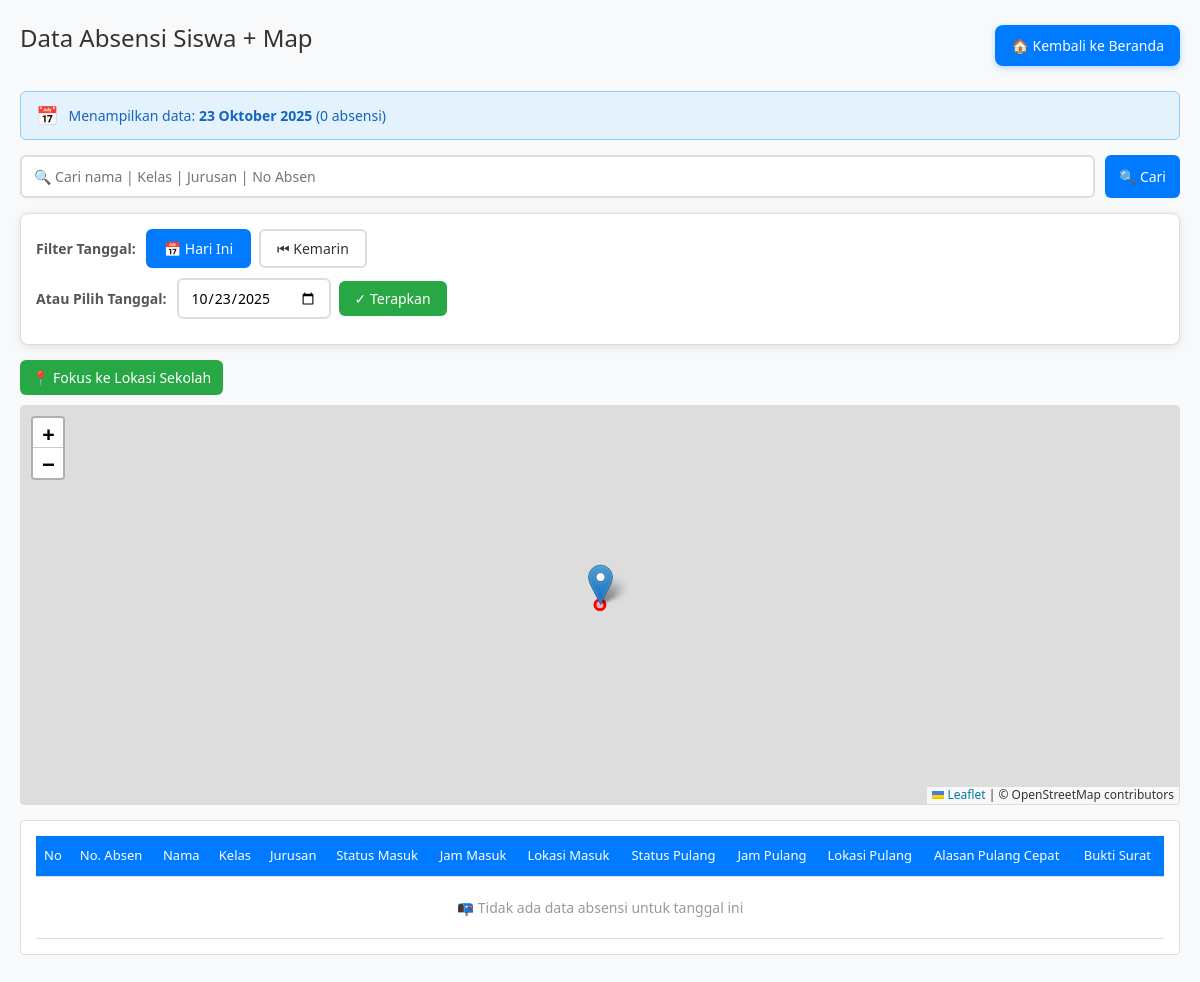
/admin/absensi_map (signed in), run on an earlier commit of the app's database.
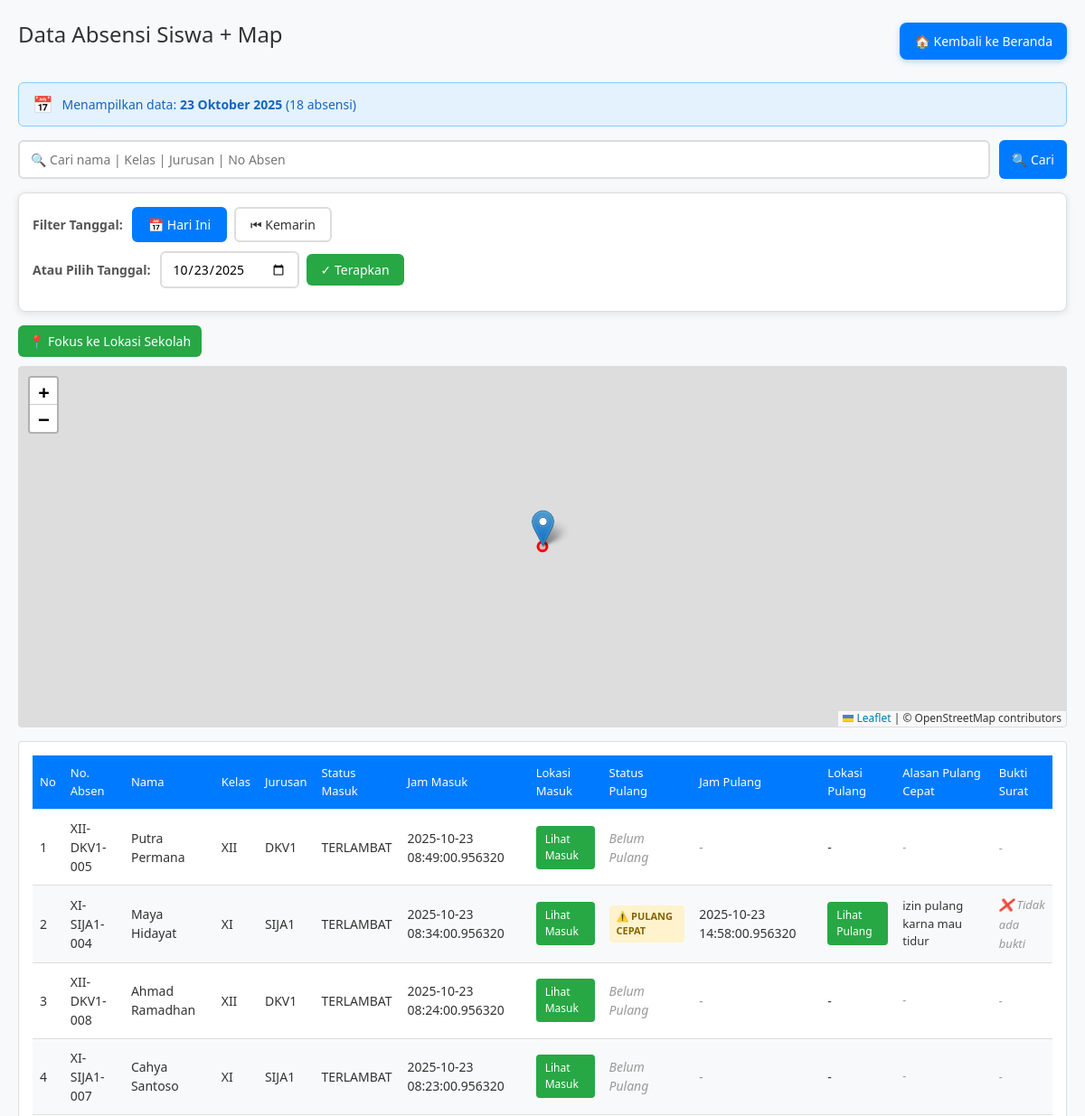
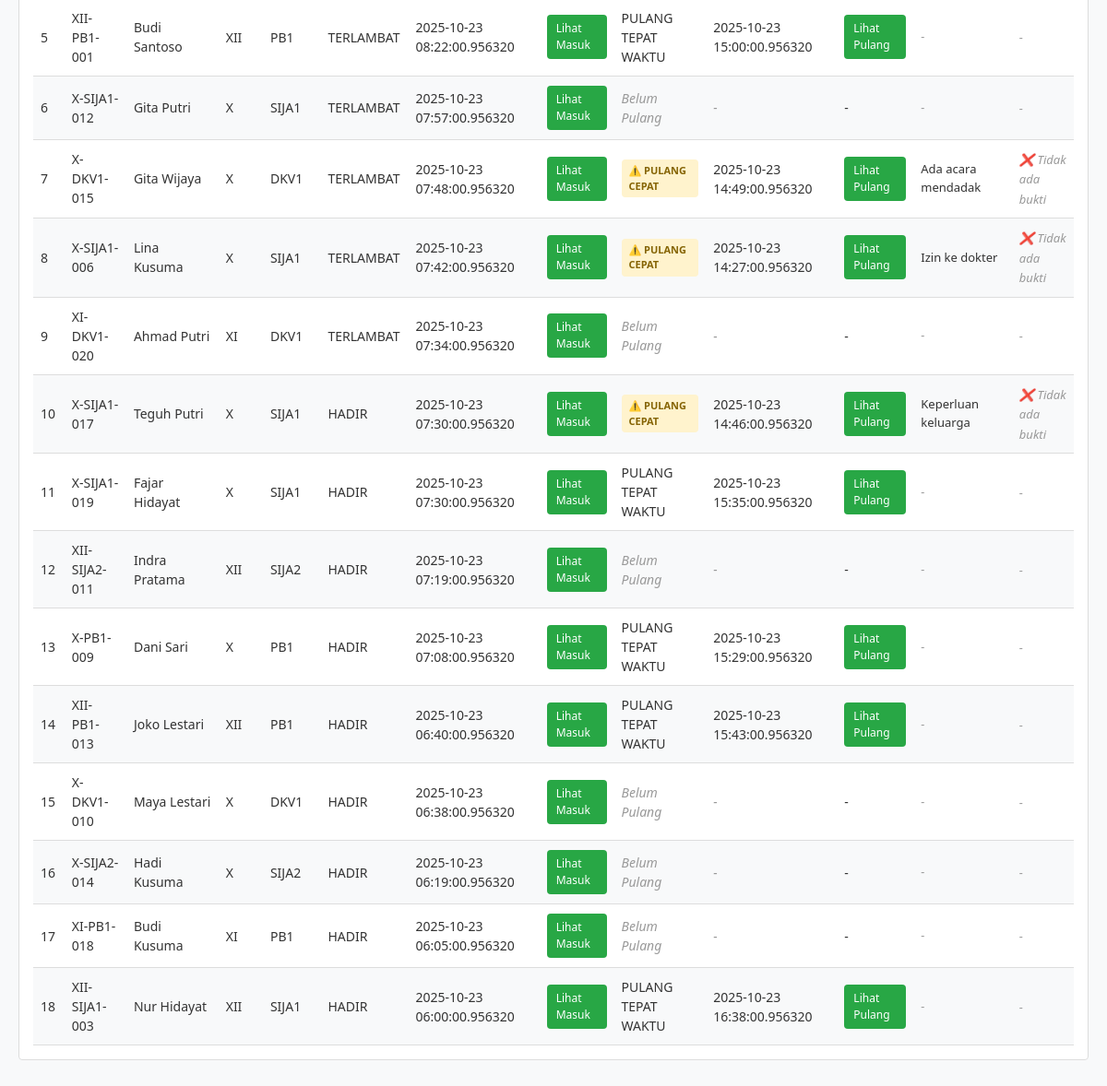
And on a later commit of the database (2 pictures, top to bottom).
### tables this page shows
CREATE TABLE absensi (
            id INTEGER PRIMARY KEY AUTOINCREMENT,
            siswa_id INTEGER,
            nama TEXT NOT NULL,
            kelas TEXT NOT NULL,
            jurusan TEXT NOT NULL,
            latitude REAL,
            longitude REAL,
            status TEXT NOT NULL,
            waktu TIMESTAMP DEFAULT CURRENT_TIMESTAMP
        , waktu_pulang TIMESTAMP, status_pulang TEXT, latitude_pulang REAL, longitude_pulang REAL, bukti_surat TEXT, alasan_pulang TEXT);

### app.py (the view)
@app.route('/admin/absensi_map')
@login_required
def admin_absensi_map():
    search_query = request.args.get('q', '').strip()
    date_filter = request.args.get('date', '').strip()
    conn = sqlite3.connect(DB_NAME)
    cur = conn.cursor()
    if not date_filter:
        date_filter = (datetime.utcnow() + timedelta(hours=7)).strftime('%Y-%m-%d')
    if search_query:
        cur.execute("""
            SELECT
                a.nama, a.kelas, a.jurusan, a.status, a.waktu,
                a.latitude, a.longitude,
                a.status_pulang, a.waktu_pulang,
                a.latitude_pulang, a.longitude_pulang,
                COALESCE(s.nomor_absen, '-') AS nomor_absen,
                a.alasan_pulang,
                a.bukti_surat
            FROM absensi a
            LEFT JOIN siswa s ON a.siswa_id = s.id
            WHERE DATE(a.waktu) = ?
              AND (
                  a.nama LIKE ? OR
                  a.kelas LIKE ? OR
                  a.jurusan LIKE ? OR
                  s.nomor_absen LIKE ?
              )
            ORDER BY a.waktu DESC
        """, (date_filter, f"%{search_query}%", f"%{search_query}%", f"%{search_query}%", f"%{search_query}%"))
    else:
        cur.execute("""
            SELECT
                a.nama, a.kelas, a.jurusan, a.status, a.waktu,
                a.latitude, a.longitude,
                a.status_pulang, a.waktu_pulang,
                a.latitude_pulang, a.longitude_pulang,
                COALESCE(s.nomor_absen, '-') AS nomor_absen,
                a.alasan_pulang,
                a.bukti_surat
            FROM absensi a
            LEFT JOIN siswa s ON a.siswa_id = s.id
            WHERE DATE(a.waktu) = ?
            ORDER BY a.waktu DESC
        """, (date_filter,))
    absensi = cur.fetchall()
    conn.close()
    total_absensi = len(absensi)
    try:
        date_obj = datetime.strptime(date_filter, '%Y-%m-%d')
        formatted_date = date_obj.strftime('%d %B %Y')
        bulan_id = {
            'January': 'Januari', 'February': 'Februari', 'March': 'Maret',
            'April': 'April', 'May': 'Mei', 'June': 'Juni',
            'July': 'Juli', 'August': 'Agustus', 'September': 'September',
            'October': 'Oktober', 'November': 'November', 'December': 'Desember'
        }
        for eng, ind in bulan_id.items():
            formatted_date = formatted_date.replace(eng, ind)
    except:
        formatted_date = date_filter
    return render_template(
        'admin/absensi_map.html',
        absensi=absensi,
        search_query=search_query,
        date_filter=date_filter,
        formatted_date=formatted_date,
        total_absensi=total_absensi,
        SCHOOL_LAT=SCHOOL_LAT,
        SCHOOL_LNG=SCHOOL_LNG,
        RADIUS=RADIUS
    )

### app.py (called while the page is built)
def login_required(f):
    from functools import wraps
    @wraps(f)
    def decorated_function(*args, **kwargs):
        if 'admin_logged_in' not in session:
            return redirect(url_for('admin_login'))
        return f(*args, **kwargs)
    return decorated_function

### templates/admin/absensi_map.html (shortened to what this page needs)
<!DOCTYPE html>
<html lang="id">
<head>
  <link rel="stylesheet" href="https://unpkg.com/leaflet/dist/leaflet.css" />
  <link rel="stylesheet" href="https://unpkg.com/leaflet.markercluster/dist/MarkerCluster.css" />
  <link rel="stylesheet" href="https://unpkg.com/leaflet.markercluster/dist/MarkerCluster.Default.css" />
</head>
<body>
  <div class="main-container">
    <div class="header-section">
      <h2>Data Absensi Siswa + Map</h2>
      <a href="{{ url_for('admin_index') }}" class="back-btn">🏠 Kembali ke Beranda</a>
    </div>
    <div class="info-badge">
      <span class="badge-icon">📅</span>
      <span>Menampilkan data: <strong>{{ formatted_date }}</strong> ({{ total_absensi }} absensi)</span>
    </div>
    <div class="search-container">
      <form method="get" action="{{ url_for('admin_absensi_map') }}" id="searchForm">
        <input type="text" name="q" autocomplete="off" value="{{ search_query or '' }}"
               placeholder="🔍 Cari nama | Kelas | Jurusan | No Absen"
               aria-label="Cari data absensi">
        <button type="submit">🔍 Cari</button>
      </form>
    </div>
    <div class="filter-section">
      <div class="filter-row">
        <span class="filter-label">Filter Tanggal:</span>
        <div class="date-filters">
          <button class="date-btn" onclick="filterToday()" id="todayBtn">📅 Hari Ini</button>
          <button class="date-btn" onclick="filterYesterday()" id="yesterdayBtn">⏮ Kemarin</button>
        </div>
      </div>
      <div class="filter-row">
        <span class="filter-label">Atau Pilih Tanggal:</span>
        <div class="date-picker-container">
          <input type="date" id="customDate" value="{{ date_filter }}">
          <button class="apply-date-btn" onclick="applyCustomDate()">✓ Terapkan</button>
        </div>
      </div>
    </div>
    <div class="map-controls">
      <button class="reset-school-btn" onclick="resetToSchool()">📍 Fokus ke Lokasi Sekolah</button>
    </div>
    <div id="map"></div>
    <div class="table-container">
  <table>
    <thead>
      <tr>
        <th>No</th>
        <th>No. Absen</th>
        <th>Nama</th>
        <th>Kelas</th>
        <th>Jurusan</th>
        <th>Status Masuk</th>
        <th>Jam Masuk</th>
        <th>Lokasi Masuk</th>
        <th>Status Pulang</th>
        <th>Jam Pulang</th>
        <th>Lokasi Pulang</th>
        <th>Alasan Pulang Cepat</th>
        <th>Bukti Surat</th>
      </tr>
    </thead>
    <tbody>
      {% if absensi %}
        {% for a in absensi %}
        <tr>
          <td>{{ loop.index }}</td>
          <td>{{ a[11] }}</td>
          <td>{{ a[0] }}</td>
          <td>{{ a[1] }}</td>
          <td>{{ a[2] }}</td>
          <td>{{ a[3] }}</td>
          <td>{{ a[4] }}</td>
          <td>
            {% if a[5] and a[6] %}
            <a class="button" href="#"
            onclick="focusMarkerLatLng({{ a[5] }}, {{ a[6] }}, '{{ a[0] }}', '{{ a[1] }} - {{ a[2] }}', '{{ a[3] }}', 'MASUK'); return false;">
            Lihat Masuk
            </a>
            {% else %}
            -
            {% endif %}
          </td>
          <td>
            {% if a[7] %}
              {% if a[7] == 'PULANG CEPAT' %}
                <span class="badge-pulang-cepat">⚠️ {{ a[7] }}</span>
              {% else %}
                {{ a[7] }}
              {% endif %}
            {% else %}
              <span class="status-pending">Belum Pulang</span>
            {% endif %}
          </td>
          <td>
            {% if a[8] %}
              {{ a[8] }}
            {% else %}
              <span class="status-pending">-</span>
            {% endif %}
          </td>
          <td>
            {% if a[9] and a[10] %}
            <a class="button" href="#"
            onclick="focusMarkerLatLng({{ a[9] }}, {{ a[10] }}, '{{ a[0] }}', '{{ a[1] }} - {{ a[2] }}', '{{ a[7] }}', 'PULANG'); return false;">
            Lihat Pulang
          </a>
          {% else %}
              -
            {% endif %}
          </td>
          <td style="max-width: 200px; font-size: 13px;">
            {% if a[12] %}
              {{ a[12] }}
            {% else %}
              <span class="no-bukti">-</span>
            {% endif %}
          </td>
          <td>
            {% if a[13] %}
              <img src="{{ url_for('serve_bukti_surat', filename=a[13]) }}"
                   class="bukti-preview"
                   onclick="openImageModal('{{ url_for('serve_bukti_surat', filename=a[13]) }}', '{{ a[0] }}', '{{ a[1] }} - {{ a[2] }}')"
                   alt="Bukti Surat"
                   title="Klik untuk memperbesar">
            {% else %}
              {% if a[7] == 'PULANG CEPAT' %}
                <span class="no-bukti">❌ Tidak ada bukti</span>
              {% else %}
                <span class="no-bukti">-</span>
              {% endif %}
            {% endif %}
          </td>
        </tr>
        {% endfor %}
      {% else %}
        <tr>
          <td colspan="13" style="text-align:center; color:#999; padding:20px;">
            📭 Tidak ada data absensi untuk tanggal ini
          </td>
        </tr>
      {% endif %}
    </tbody>
  </table>
</div>
  </div>
</body>
</html>

### templates/admin/absensi_map.html (style rules this page uses)
* { margin: 0; padding: 0; box-sizing: border-box; font-family: 'Segoe UI', Tahoma, Geneva, Verdana, sans-serif; }
body { background: #f8f9fa; color: #333; line-height: 1.5; padding: 0; }
.main-container { max-width: 1200px; margin: 0 auto; padding: 20px; }
h2 { text-align: center; margin-bottom: 15px; font-size: 1.5rem; font-weight: 500; color: #333; }
.filter-section { background: #fff; padding: 15px; border-radius: 8px; margin-bottom: 15px; box-shadow: 0 2px 8px rgba(0,0,0,0.1); border: 1px solid #ddd; }
.filter-row { display: flex; gap: 10px; align-items: center; flex-wrap: wrap; margin-bottom: 10px; }
.filter-label { font-weight: 600; color: #555; font-size: 14px; }
.date-filters { display: flex; gap: 8px; flex-wrap: wrap; }
.date-btn { padding: 8px 16px; border: 2px solid #ddd; border-radius: 6px; background: white; color: #333; cursor: pointer; font-size: 14px; font-weight: 500; transition: all 0.2s ease; }
.date-btn.active { border-color: #007bff; background: #007bff; color: white; }
.date-picker-container { display: flex; gap: 8px; align-items: center; }
input[type="date"] { padding: 8px 12px; border: 2px solid #ddd; border-radius: 6px; font-size: 14px; transition: border-color 0.2s ease; }
.apply-date-btn { padding: 8px 16px; background: #28a745; color: white; border: none; border-radius: 6px; cursor: pointer; font-size: 14px; font-weight: 500; transition: background 0.2s ease; }
.info-badge { background: #e3f2fd; border: 1px solid #90caf9; border-radius: 6px; padding: 10px 15px; margin-bottom: 15px; display: flex; align-items: center; gap: 10px; font-size: 14px; color: #1565c0; font-weight: 500; }
.info-badge .badge-icon { font-size: 18px; }
.search-container { display: flex; align-items: center; gap: 10px; margin-bottom: 15px; flex-wrap: wrap; }
.search-container form { display: flex; gap: 10px; flex: 1; min-width: 300px; }
.search-container input[type="text"] { flex: 1; min-width: 250px; padding: 10px 12px; border: 2px solid #ddd; border-radius: 6px; font-size: 14px; transition: border-color 0.2s ease, box-shadow 0.2s ease; outline: none; }
.search-container button { padding: 10px 14px; background: #007bff; color: #fff; border: none; border-radius: 6px; cursor: pointer; font-size: 14px; font-weight: 500; display: flex; align-items: center; gap: 5px; transition: background 0.2s ease; white-space: nowrap; }
.header-section { display: flex; justify-content: space-between; align-items: center; margin-bottom: 20px; flex-wrap: wrap; }
.back-btn { background: #007bff; color: white; text-decoration: none; border-radius: 8px; padding: 10px 16px; font-size: 14px; font-weight: 500; transition: background 0.3s ease, transform 0.2s ease; box-shadow: 0 2px 6px rgba(0, 123, 255, 0.3); }
.map-controls { display: flex; gap: 10px; margin-bottom: 10px; flex-wrap: wrap; }
.reset-school-btn { padding: 8px 12px; background: #28a745; color: #fff; border: none; border-radius: 6px; cursor: pointer; font-size: 14px; font-weight: 500; display: flex; align-items: center; gap: 5px; transition: background 0.2s ease; white-space: nowrap; }
#map { height: 400px; width: 100%; margin-bottom: 15px; border: 1px solid #ddd; border-radius: 4px; }
.table-container { background: #fff; padding: 15px; border: 1px solid #ddd; border-radius: 4px; overflow-x: auto; margin-bottom: 20px; }
table { width: 100%; border-collapse: collapse; min-width: 800px; }
th, td { padding: 10px 8px; border-bottom: 1px solid #ddd; text-align: left; font-size: 14px; }
th { background: #007bff; color: white; font-weight: 500; font-size: 13px; }
tr:nth-child(even) { background: #f8f9fa; }
.button { display: inline-block; color: #fff; background: #28a745; padding: 6px 10px; border-radius: 4px; text-decoration: none; font-size: 12px; font-weight: 500; }
.status-pending { color: #999; font-style: italic; }
.no-bukti { color: #999; font-style: italic; font-size: 13px; }
.badge-pulang-cepat { background: #fff3cd; color: #856404; padding: 4px 8px; border-radius: 4px; font-size: 11px; font-weight: 600; display: inline-block; }

What changed in the data, as far as the page shows it:
added absensi: a "XII-DKV1-005", nama "Putra Permana", kelas "XII", jurusan "DKV1", status "TERLAMBAT", waktu "2025-10-23 08:49:00.956320", shows "Belum Pulang"
added absensi: a "XI-SIJA1-004", nama "Maya Hidayat", kelas "XI", jurusan "SIJA1", status "TERLAMBAT", waktu "2025-10-23 08:34:00.956320", status_pulang "PULANG CEPAT", waktu_pulang "2025-10-23 14:58:00.956320", alasan_pulang "izin pulang karna mau tidur", shows "❌ Tidak ada bukti"
added absensi: a "XII-DKV1-008", nama "Ahmad Ramadhan", kelas "XII", jurusan "DKV1", status "TERLAMBAT", waktu "2025-10-23 08:24:00.956320", shows "Belum Pulang"
added absensi: a "XI-SIJA1-007", nama "Cahya Santoso", kelas "XI", jurusan "SIJA1", status "TERLAMBAT", waktu "2025-10-23 08:23:00.956320", shows "Belum Pulang"
added absensi: a "XII-PB1-001", nama "Budi Santoso", kelas "XII", jurusan "PB1", status "TERLAMBAT", waktu "2025-10-23 08:22:00.956320", status_pulang "PULANG TEPAT WAKTU", waktu_pulang "2025-10-23 15:00:00.956320"
added absensi: a "X-SIJA1-012", nama "Gita Putri", kelas "X", jurusan "SIJA1", status "TERLAMBAT", waktu "2025-10-23 07:57:00.956320", shows "Belum Pulang"
added absensi: a "X-DKV1-015", nama "Gita Wijaya", kelas "X", jurusan "DKV1", status "TERLAMBAT", waktu "2025-10-23 07:48:00.956320", status_pulang "PULANG CEPAT", waktu_pulang "2025-10-23 14:49:00.956320", alasan_pulang "Ada acara mendadak", shows "❌ Tidak ada bukti"
added absensi: a "X-SIJA1-006", nama "Lina Kusuma", kelas "X", jurusan "SIJA1", status "TERLAMBAT", waktu "2025-10-23 07:42:00.956320", status_pulang "PULANG CEPAT", waktu_pulang "2025-10-23 14:27:00.956320", alasan_pulang "Izin ke dokter", shows "❌ Tidak ada bukti"
added absensi: a "XI-DKV1-020", nama "Ahmad Putri", kelas "XI", jurusan "DKV1", status "TERLAMBAT", waktu "2025-10-23 07:34:00.956320", shows "Belum Pulang"
added absensi: a "X-SIJA1-017", nama "Teguh Putri", kelas "X", jurusan "SIJA1", status "HADIR", waktu "2025-10-23 07:30:00.956320", status_pulang "PULANG CEPAT", waktu_pulang "2025-10-23 14:46:00.956320", alasan_pulang "Keperluan keluarga", shows "❌ Tidak ada bukti"
added absensi: a "X-SIJA1-019", nama "Fajar Hidayat", kelas "X", jurusan "SIJA1", status "HADIR", waktu "2025-10-23 07:30:00.956320", status_pulang "PULANG TEPAT WAKTU", waktu_pulang "2025-10-23 15:35:00.956320"
added absensi: a "XII-SIJA2-011", nama "Indra Pratama", kelas "XII", jurusan "SIJA2", status "HADIR", waktu "2025-10-23 07:19:00.956320", shows "Belum Pulang"
added absensi: a "X-PB1-009", nama "Dani Sari", kelas "X", jurusan "PB1", status "HADIR", waktu "2025-10-23 07:08:00.956320", status_pulang "PULANG TEPAT WAKTU", waktu_pulang "2025-10-23 15:29:00.956320"
added absensi: a "XII-PB1-013", nama "Joko Lestari", kelas "XII", jurusan "PB1", status "HADIR", waktu "2025-10-23 06:40:00.956320", status_pulang "PULANG TEPAT WAKTU", waktu_pulang "2025-10-23 15:43:00.956320"
added absensi: a "X-DKV1-010", nama "Maya Lestari", kelas "X", jurusan "DKV1", status "HADIR", waktu "2025-10-23 06:38:00.956320", shows "Belum Pulang"
added absensi: a "X-SIJA2-014", nama "Hadi Kusuma", kelas "X", jurusan "SIJA2", status "HADIR", waktu "2025-10-23 06:19:00.956320", shows "Belum Pulang"
added absensi: a "XI-PB1-018", nama "Budi Kusuma", kelas "XI", jurusan "PB1", status "HADIR", waktu "2025-10-23 06:05:00.956320", shows "Belum Pulang"
added absensi: a "XII-SIJA1-003", nama "Nur Hidayat", kelas "XII", jurusan "SIJA1", status "HADIR", waktu "2025-10-23 06:00:00.956320", status_pulang "PULANG TEPAT WAKTU", waktu_pulang "2025-10-23 16:38:00.956320"
Also different on the page:
{{ total_absensi }}: "0" → "18"
text no longer shown: "📭 Tidak ada data absensi untuk tanggal ini"
